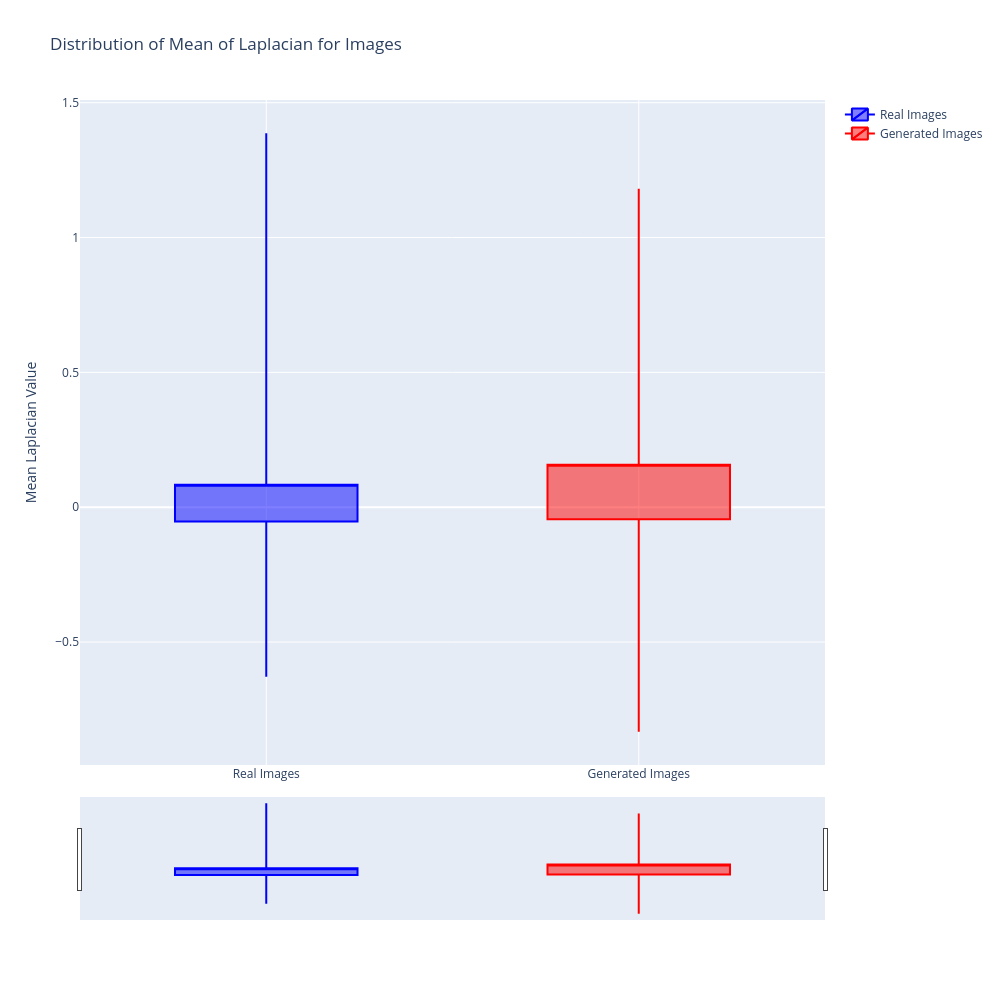
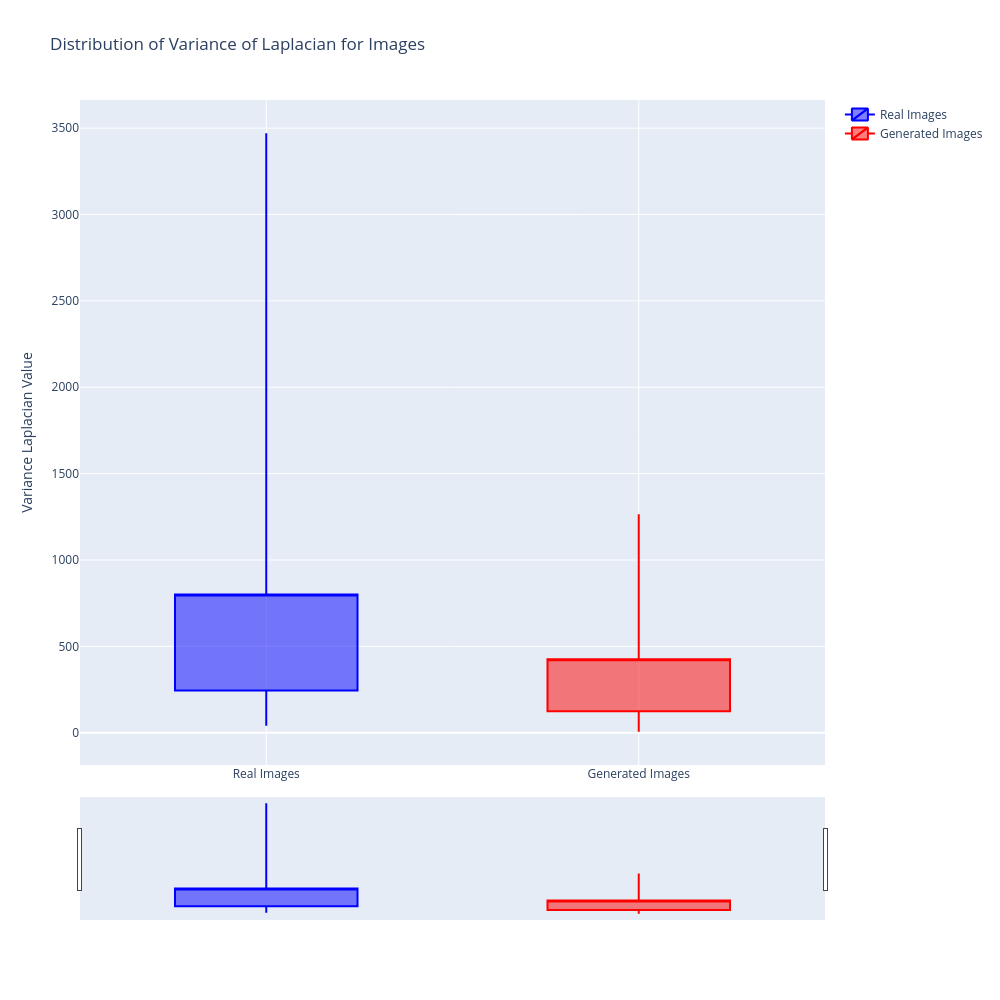

These figures' notebook cell, in order:
### Markdown cell above
## Laplacian mean and variance plots

### Code cell
normalized_real_images = (validation_data + 1) / 2

normalized_generated_images = (generated_data_reprojected + 1) / 2

real_images_rgb_alpha = normalized_real_images * 255
real_images_rgb_alpha = real_images_rgb_alpha.astype(np.uint8)

# Generated images: N_images x 64 x 64 x 4
generated_images_rgb_alpha = normalized_generated_images * 255
generated_images_rgb_alpha = generated_images_rgb_alpha.astype(np.uint8)

# Calculate Mean and Variance of Laplacian for each image
real_laplacian_means = []
real_laplacian_variances = []
generated_laplacian_means = []
generated_laplacian_variances = []

for i in range(normalized_real_images.shape[0]):
    # For Laplacian, it's typically applied to grayscale images
    # Convert from 4 channels (RGBA) to 3 channels (RGB) then to grayscale
    # OpenCV's cvtColor expects BGR, so we'll treat the first 3 channels as such
    real_rgb = real_images_rgb_alpha[i, :, :, :3]
    real_gray = cv2.cvtColor(real_rgb, cv2.COLOR_RGB2GRAY)
    
    # Calculate Laplacian
    # Use CV_64F for higher precision to handle potential negative values
    real_laplacian = cv2.Laplacian(real_gray, cv2.CV_64F)
    
    # Calculate mean and variance of the Laplacian image
    real_laplacian_means.append(np.mean(real_laplacian))
    real_laplacian_variances.append(np.var(real_laplacian))

    # Repeat for generated images
    generated_rgb = generated_images_rgb_alpha[i, :, :, :3]
    generated_gray = cv2.cvtColor(generated_rgb, cv2.COLOR_RGB2GRAY)
    generated_laplacian = cv2.Laplacian(generated_gray, cv2.CV_64F)
    generated_laplacian_means.append(np.mean(generated_laplacian))
    generated_laplacian_variances.append(np.var(generated_laplacian))

# Prepare data for candle chart plotting (Mean of Laplacian)
# For real images
real_mean_laplacian_min = np.min(real_laplacian_means)
real_mean_laplacian_q1 = np.percentile(real_laplacian_means, 25)
real_mean_laplacian_median = np.median(real_laplacian_means)
real_mean_laplacian_q3 = np.percentile(real_laplacian_means, 75)
real_mean_laplacian_max = np.max(real_laplacian_means)

# For generated images
generated_mean_laplacian_min = np.min(generated_laplacian_means)
generated_mean_laplacian_q1 = np.percentile(generated_laplacian_means, 25)
generated_mean_laplacian_median = np.median(generated_laplacian_means)
generated_mean_laplacian_q3 = np.percentile(generated_laplacian_means, 75)
generated_mean_laplacian_max = np.max(generated_laplacian_means)

# 4. Plot Mean of Laplacian on a Candle Chart
fig_mean = go.Figure(data=[
    go.Candlestick(
        x=['Real Images'],
        open=[real_mean_laplacian_q1],
        high=[real_mean_laplacian_max],
        low=[real_mean_laplacian_min],
        close=[real_mean_laplacian_q3],
        name='Real Images',
        increasing_line_color='blue',
        decreasing_line_color='blue'
    ),
    go.Candlestick(
        x=['Generated Images'],
        open=[generated_mean_laplacian_q1],
        high=[generated_mean_laplacian_max],
        low=[generated_mean_laplacian_min],
        close=[generated_mean_laplacian_q3],
        name='Generated Images',
        increasing_line_color='red',
        decreasing_line_color='red'
    )
])

fig_mean.update_layout(
    title='Distribution of Mean of Laplacian for Images',
    yaxis_title='Mean Laplacian Value',
    width=1000,
    height=1000,
)

fig_mean.show()

# 5. Prepare data for candle chart plotting (Variance of Laplacian)
# For real images
real_var_laplacian_min = np.min(real_laplacian_variances)
real_var_laplacian_q1 = np.percentile(real_laplacian_variances, 25)
real_var_laplacian_median = np.median(real_laplacian_variances)
real_var_laplacian_q3 = np.percentile(real_laplacian_variances, 75)
real_var_laplacian_max = np.max(real_laplacian_variances)

# For generated images
generated_var_laplacian_min = np.min(generated_laplacian_variances)
generated_var_laplacian_q1 = np.percentile(generated_laplacian_variances, 25)
generated_var_laplacian_median = np.median(generated_laplacian_variances)
generated_var_laplacian_q3 = np.percentile(generated_laplacian_variances, 75)
generated_var_laplacian_max = np.max(generated_laplacian_variances)

# 6. Plot Variance of Laplacian on a Candle Chart
fig_var = go.Figure(data=[
    go.Candlestick(
        x=['Real Images'],
        open=[real_var_laplacian_q1],
        high=[real_var_laplacian_max],
        low=[real_var_laplacian_min],
        close=[real_var_laplacian_q3],
        name='Real Images',
        increasing_line_color='blue',
        decreasing_line_color='blue'
    ),
    go.Candlestick(
        x=['Generated Images'],
        open=[generated_var_laplacian_q1],
        high=[generated_var_laplacian_max],
        low=[generated_var_laplacian_min],
        close=[generated_var_laplacian_q3],
        name='Generated Images',
        increasing_line_color='red',
        decreasing_line_color='red'
    )
])

fig_var.update_layout(
    title='Distribution of Variance of Laplacian for Images',
    yaxis_title='Variance Laplacian Value',
    width=1000,
    height=1000
)

fig_var.show()

### Figure 1 — Plotly figure (JSON) as saved in the notebook; plotly's stock layout.template omitted (floating-point values rounded to 4 significant figures)
{"data": [{"close": [0.0835], "decreasing": {"line": {"color": "blue"}}, "high": [1.387], "increasing": {"line": {"color": "blue"}}, "low": [-0.6284], "name": "Real Images", "open": [-0.05298], "type": "candlestick", "x": ["Real Images"]}, {"close": [0.157], "decreasing": {"line": {"color": "red"}}, "high": [1.181], "increasing": {"line": {"color": "red"}}, "low": [-0.8328], "name": "Generated Images", "open": [-0.04468], "type": "candlestick", "x": ["Generated Images"]}], "layout": {"height": 1000, "title": {"text": "Distribution of Mean of Laplacian for Images"}, "width": 1000, "yaxis": {"title": {"text": "Mean Laplacian Value"}}}}

### Figure 2 — Plotly figure (JSON) as saved in the notebook; plotly's stock layout.template omitted (floating-point values rounded to 4 significant figures)
{"data": [{"close": [800.6], "decreasing": {"line": {"color": "blue"}}, "high": [3471.0], "increasing": {"line": {"color": "blue"}}, "low": [39.6], "name": "Real Images", "open": [244.2], "type": "candlestick", "x": ["Real Images"]}, {"close": [425.3], "decreasing": {"line": {"color": "red"}}, "high": [1265.0], "increasing": {"line": {"color": "red"}}, "low": [5.507], "name": "Generated Images", "open": [124.3], "type": "candlestick", "x": ["Generated Images"]}], "layout": {"height": 1000, "title": {"text": "Distribution of Variance of Laplacian for Images"}, "width": 1000, "yaxis": {"title": {"text": "Variance Laplacian Value"}}}}
